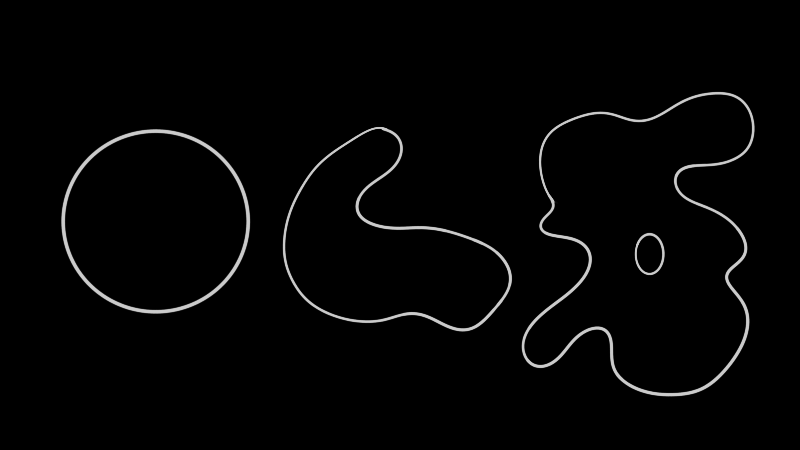
#> input picture Practicum 3/image-1.png, 800 x 450 px, found by its file name
$ python weird.py   (older library calls are emulated)
#> lines starting #> are read from the running program, lines starting #| are printed output that depends on the picture; after the words box and inside, x2 and y2 are one past the last pixel; in counts of white or black regions, pixels touching at a corner belong together
### Practicum 3/morphsnakes.py
# -*- coding: utf-8 -*-

"""
morphsnakes
===========

This is a Python implementation of the algorithms introduced in the paper

  Márquez-Neila, P., Baumela, L., Álvarez, L., "A morphological approach
  to curvature-based evolution of curves and surfaces". IEEE Transactions
  on Pattern Analysis and Machine Intelligence (PAMI), 2013.

This implementation is intended to be as brief, understandable and self-contained
as possible. It does not include any enhancement to make it fast or efficient.

Any practical implementation of this algorithm should work only over the
neighbor pixels of the 0.5-levelset, not over all the embedding function,
and perhaps should feature multi-threading or GPU capabilities.

The classes MorphGAC and MorphACWE provide most of the functionality of this
module. They implement the Morphological Geodesic Active Contours and the
Morphological Active Contours without Edges, respectively. See the
aforementioned paper for full details.

See test.py for examples of usage.
"""
__author__ = "P. Márquez Neila <p.mneila@upm.es>"

import os
import logging
from itertools import cycle

import matplotlib
# in case you are running on machine without display, e.g. server
if os.environ.get('DISPLAY', '') == '':
    logging.warning('No display found. Using non-interactive Agg backend.')
    matplotlib.use('Agg')

import numpy as np
from matplotlib import pyplot as plt
from scipy.ndimage import binary_dilation, binary_erosion
from scipy.ndimage import gaussian_filter, gaussian_gradient_magnitude


class FCycle(object):

    def __init__(self, iterable):
        """Call functions from the iterable each time it is called."""
        self.funcs = cycle(iterable)

    def __call__(self, *args, **kwargs):
        f = next(self.funcs)
        return f(*args, **kwargs)


# operator_si and operator_is operators for 2D and 3D.
_P2 = [np.eye(3), np.array([[0, 1, 0]] * 3),
       np.flipud(np.eye(3)), np.rot90([[0, 1, 0]] * 3)]
_P3 = [np.zeros((3, 3, 3)) for i in range(9)]

_P3[0][:, :, 1] = 1
_P3[1][:, 1, :] = 1
_P3[2][1, :, :] = 1
_P3[3][:, [0, 1, 2], [0, 1, 2]] = 1
_P3[4][:, [0, 1, 2], [2, 1, 0]] = 1
_P3[5][[0, 1, 2], :, [0, 1, 2]] = 1
_P3[6][[0, 1, 2], :, [2, 1, 0]] = 1
_P3[7][[0, 1, 2], [0, 1, 2], :] = 1
_P3[8][[0, 1, 2], [2, 1, 0], :] = 1

_aux = np.zeros((0))


def operator_si(u):
    """operator_si operator."""
    global _aux
    if np.ndim(u) == 2:
        P = _P2
    elif np.ndim(u) == 3:
        P = _P3
    else:
        raise ValueError("u has an invalid number of dimensions "
                         "(should be 2 or 3)")

    if u.shape != _aux.shape[1:]:
        _aux = np.zeros((len(P),) + u.shape)

    for _aux_i, P_i in zip(_aux, P):
        _aux_i[:] = binary_erosion(u, P_i)

    return _aux.max(0)


def operator_is(u):
    """operator_is operator."""
    global _aux
    if np.ndim(u) == 2:
        P = _P2
    elif np.ndim(u) == 3:
        P = _P3
    else:
        raise ValueError("u has an invalid number of dimensions "
                         "(should be 2 or 3)")

    if u.shape != _aux.shape[1:]:
        _aux = np.zeros((len(P),) + u.shape)

    for _aux_i, P_i in zip(_aux, P):
        _aux_i[:] = binary_dilation(u, P_i)

    return _aux.min(0)


# operator_si_o_is operator.
operator_si_o_is = lambda u: operator_si(operator_is(u))
operator_os_o_si = lambda u: operator_is(operator_si(u))
curvop = FCycle([operator_si_o_is, operator_os_o_si])


# Stopping factors (function g(I) in the paper).
# [5 lines left out: function gborders, not called in this run]


def glines(img, sigma=1.0):
    """Stopping criterion for image black lines."""
    return gaussian_filter(img, sigma)


class MorphACWE(object):
    """Morphological ACWE based on the Chan-Vese energy functional."""

    def __init__(self, data, smoothing=1, lambda1=1, lambda2=1):
        """Create a Morphological ACWE solver.

        Parameters
        ----------
        data : ndarray
            The image data.
        smoothing : scalar
            The number of repetitions of the smoothing step (the
            curv operator) in each iteration. In other terms,
            this is the strength of the smoothing. This is the
            parameter µ.
        lambda1, lambda2 : scalars
            Relative importance of the inside pixels (lambda1)
            against the outside pixels (lambda2).
        """
        self._u = None
        self.smoothing = smoothing
        self.lambda1 = lambda1
        self.lambda2 = lambda2

        self.data = data

    def set_levelset(self, u):
        self._u = np.double(u)
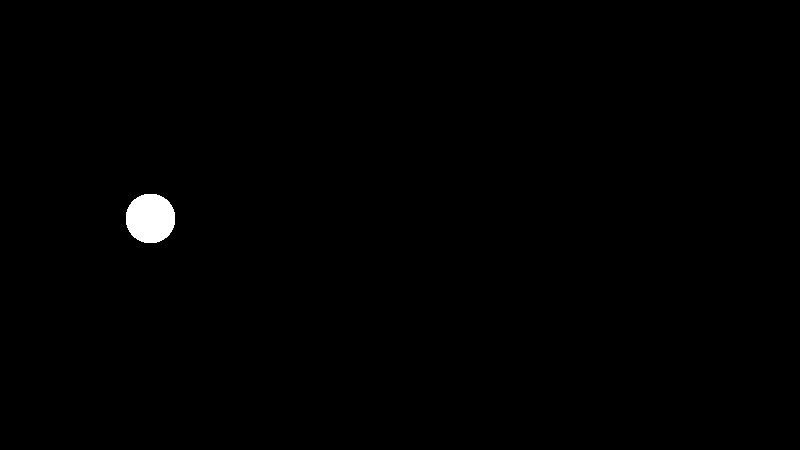
#> u: shape (450, 800) float64; values 0 (black) and 1 (white), 0.54% white; 1 white region, box (x1, y1, x2, y2) and area: (126, 194, 175, 243) 1941
        self._u[u>0] = 1
        self._u[u<=0] = 0

    levelset = property(lambda self: self._u,
                        set_levelset,
                        doc="The level set embedding function (u).")

    def step(self):
        """Perform a single step of the morphological Chan-Vese evolution."""
        # Assign attributes to local variables for convenience.
        u = self._u

        if u is None:
            raise ValueError("the levelset function is not set "
                             "(use set_levelset)")

        data = self.data

        # Determine c0 and c1.
        inside = (u > 0)
        outside = (u <= 0)
        c0 = data[outside].sum() / float(outside.sum())
        c1 = data[inside].sum() / float(inside.sum())

        # Image attachment.
        dres = np.array(np.gradient(u))
        abs_dres = np.abs(dres).sum(0)
        #aux = abs_dres * (c0 - c1) * (c0 + c1 - 2*data)
        aux = abs_dres * (self.lambda1*(data - c1) ** 2 -
                          self.lambda2*(data - c0) ** 2)

        res = np.copy(u)
        res[aux < 0] = 1
        res[aux > 0] = 0

        # Smoothing.
        for i in range(self.smoothing):
            res = curvop(res)

        self._u = res

    # [4 lines left out: function run, not called in this run]


class MorphGAC(object):
    """Morphological GAC based on the Geodesic Active Contours."""

    # [27 lines left out: functions __init__, set_levelset, not called in this run]

    def set_balloon(self, v):
        self._v = v
        self._update_mask()

    def set_threshold(self, theta):
        self._theta = theta
        self._update_mask()

    # [11 lines left out: functions set_data, _update_mask, not called in this run]

    levelset = property(lambda self: self._u,
                        set_levelset,
                        doc="The level set embedding function (u).")
    data = property(lambda self: self._data,
                        set_data,
                        doc="The data that controls the snake evolution "
                            "(the image or g(I)).")
    balloon = property(lambda self: self._v,
                        set_balloon,
                        doc="The morphological balloon parameter "
                            "(ν (nu, not v)).")
    threshold = property(lambda self: self._theta,
                        set_threshold,
                        doc="The threshold value (θ).")

    # [40 lines left out: functions step, run, not called in this run]


def evolve_visual(msnake, fig=None, levelset=None, num_iters=20, background=None):
    """
    Visual evolution of a morphological snake.

    Parameters
    ----------
    msnake : MorphGAC or MorphACWE instance
        The morphological snake solver.
    fig: object, optional
        Handles to actual figure.
    levelset : array-like, optional
        If given, the levelset of the solver is initialized to this. If not
        given, the evolution will use the levelset already set in msnake.
    num_iters : int, optional
        The number of iterations.
    background : array-like, optional
        If given, background will be shown behind the contours instead of
        msnake.data.
    """
#> called with num_iters = 250
    if levelset is not None:
        msnake.levelset = levelset

    # Prepare the visual environment.
    if fig is None:
        fig = plt.figure()
    fig.clf()
    ax1 = fig.add_subplot(1, 2, 1)
    if background is None:
        ax1.imshow(msnake.data, cmap=plt.cm.gray)
    else:
        ax1.imshow(background, cmap=plt.cm.gray)
    ax1.contour(msnake.levelset, [0.5], colors='r')

    ax2 = fig.add_subplot(1, 2, 2)
    ax_u = ax2.imshow(msnake.levelset)
    plt.pause(0.001)
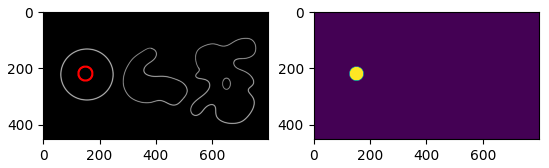
#> figure drawn by matplotlib, 2 panels

    # Iterate.
    for _ in range(num_iters):
        # Evolve.
        msnake.step()

        # Update figure.
        del ax1.collections[0]
        ax1.contour(msnake.levelset, [0.5], colors='r')
        ax_u.set_data(msnake.levelset)
        fig.canvas.draw()
#> this loop made 1 pass
#> (c0 in step, c1 in step) on pass 1: (0.0173, 0)
#> pass 1, in step, `aux = abs_dres * (self.lambda1*(data - c1) ** 2 - self.lambda2*(data -..`:
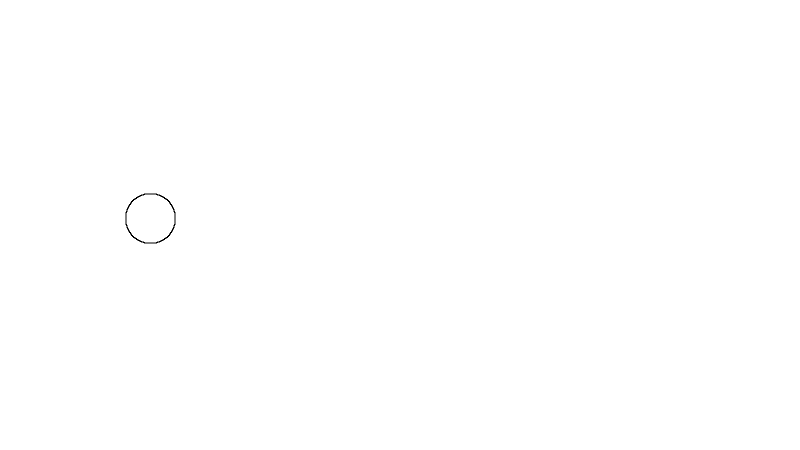
#> aux: shape (450, 800) float64; min -0.0003, max 0, mean -1.63e-07; drawn with min black and max white
        #plt.pause(0.001)

    # Return the last levelset.
    return msnake.levelset


# [46 lines left out: function evolve_visual3d, not called in this run]

### Practicum 3/weird.py
import morphsnakes

import numpy as np
from scipy.misc import imread
import matplotlib
matplotlib.use('TkAgg')
from matplotlib import pyplot as ppl

def rgb2gray(img):
    """Convert a RGB image to gray scale."""
    return 0.2989*img[:,:,0] + 0.587*img[:,:,1] + 0.114*img[:,:,2]

def circle_levelset(shape, center, sqradius, scalerow=1.0):
    """Build a binary function with a circle as the 0.5-levelset."""
    grid = np.mgrid[list(map(slice, shape))].T - center
    phi = sqradius - np.sqrt(np.sum((grid.T)**2, 0))
    u = np.float_(phi > 0)
    return u

imgcolor = imread("E:\CSCI 4261\Practicum 3\image-1.png")/255.0
img = rgb2gray(imgcolor)

# MorphACWE does not need g(I)

# Morphological ACWE. Initialization of the level-set.
macwe = morphsnakes.MorphACWE(img, smoothing=3, lambda1=1, lambda2=1)
macwe1 = macwe
macwe.levelset = circle_levelset(img.shape, (218, 150), 25)
#macwe.levelset = circle_levelset(img.shape, (273, 439), 25)

# Visual evolution.
ppl.figure()
#> (the run stopped early here; a loop or call above may not have finished)
